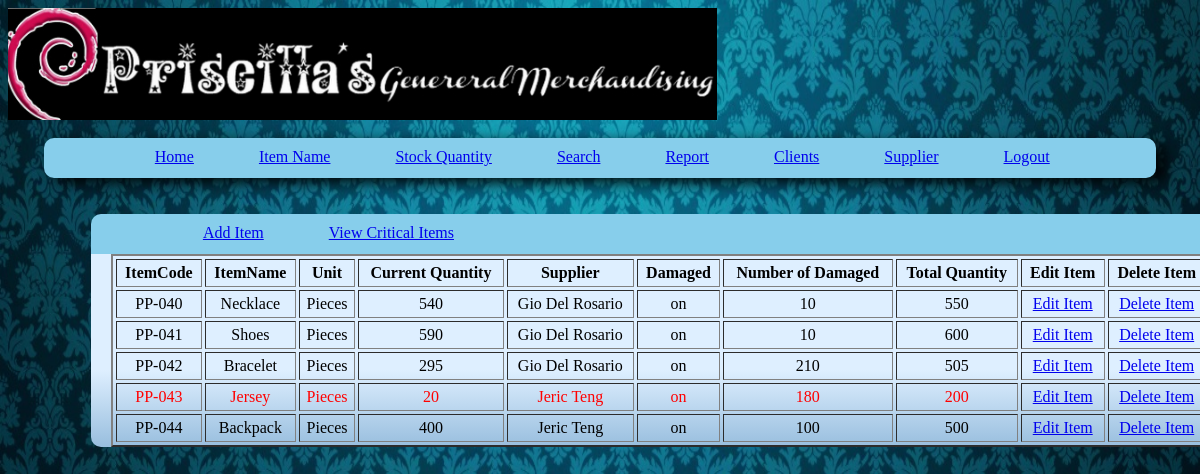
Screenshot of /stockquantity.php (signed in) with the database file from the repository.
### tables this page shows
CREATE TABLE IF NOT EXISTS `items` (
  `itemcode` int(11) NOT NULL AUTO_INCREMENT,
  `itemname` varchar(50) NOT NULL,
  `desc` text NOT NULL,
  `unit` varchar(50) NOT NULL,
  `category` varchar(75) NOT NULL,
  `unitprice` float NOT NULL,
  `sellingprice` float NOT NULL,
  `quantity` int(11) NOT NULL,
  `supplier` varchar(150) NOT NULL,
  `damaged` varchar(30) NOT NULL,
  `numberofdamaged` int(11) NOT NULL,
  `date_recieved` date NOT NULL,
  PRIMARY KEY (`itemcode`)
);

### stockquantity.php (the view, shortened to what this page needs)
<html>
<head>
	<link rel="stylesheet" href="style-admin.css" />
</head>
<body>
	<img src="images/header.jpg"/><br/><Br/>
		<div class="header">
			<div class="tab1">
				<div class="tab2"><a href="admin.php">Home</a></div>
				<div class="tab2"><a href="itemname.php">Item Name</a></div>
				<div class="tab2"><a href="stockquantity.php">Stock Quantity</a></div>
				<div class="tab2"><a href="search.php">Search</a></div>
				<div class="tab2"><a href="report.php">Report</a></div>
				<div class="tab2"><a href="clients.php">Clients</a></div>
				<div class="tab2"><a href="supplier.php">Supplier</a></div>
				<div class="tab2"><a href="logout.php">Logout</a></div>
			</div>
		</div>
		<div id="container">
			<div id="upper-tab">
				<div id="crud-item">
					<div class="tab-cont"><a href="additem.php">Add Item</a></div>
					<?php
					$crit_tab = false;
					$query = mysql_query("Select * from `items`");
					while($row = mysql_fetch_assoc($query)){
						$temp = $row['numberofdamaged'];
						$temp2 = $row['quantity'];
						$crit = $temp2 * .20;
						$ans = $temp2 - $temp;
						if($ans <= $crit){
							$crit_tab = true;
						}
					}
					if($crit_tab){
						Print '<div class="tab-cont"><a href="criticallevel.php">View Critical Items</a></div>';
					}
					?>
					<?php
					$page = (isset($_GET['page'])) ? (int)$_GET['page'] : 1;
					$start = ($page - 1) * 10;
					?>
				</div>
			</div>
			<div id="item-names">
				<table BORDER="2"    WIDTH="100%"   CELLPADDING="4" CELLSPACING="3">
				<TR>
					<TH>ItemCode</TH>
					<TH>ItemName</TH>
					<TH>Unit</TH>
					<TH>Current Quantity</TH>
					<TH>Supplier</TH>
					<TH>Damaged</TH>
					<TH>Number of Damaged</TH>
					<TH>Total Quantity</TH>
					<TH>Edit Item</TH>
					<TH>Delete Item</TH>
				</TR>
				<?php
					$query = mysql_query("Select * from `items` LIMIT $start, 10");
					while($row = mysql_fetch_assoc($query)){
						$temp = $row['numberofdamaged'];
						$temp2 = $row['quantity'];
						$crit = $temp2 * .20;
						$ans = $temp2 - $temp;
						if($ans <= $crit){
							$len = strlen($row['itemcode']);
							Print "<TR>";
							if($len == 1){
								Print '<TD Align = "Center" class="critical">PP-00'.$row['itemcode'].'</TD>';
							}
							else if($len == 2){
								Print '<TD Align = "Center" class="critical">PP-0'.$row['itemcode'].'</TD>';
							}
							else{
								Print '<TD Align = "Center" class="critical">PP-'.$row['itemcode'].'</TD>';
							}
								Print '<TD Align = "Center" class="critical">'.$row['itemname'].'</TD>';
								Print '<TD Align = "Center" class="critical">'.$row['unit'].'</TD>';
								Print '<TD Align = "Center" class="critical">'.$ans.'</TD>';
								Print '<TD Align = "Center" class="critical">'.$row['supplier'].'</TD>';
								Print '<TD Align = "Center" class="critical">'.$row['damaged'].'</TD>';
								Print '<TD Align = "Center" class="critical">'.$row['numberofdamaged'].'</TD>';
								Print '<TD Align = "Center" class="critical">'.$row['quantity'].'</TD>';
								Print '<TD Align = "Center" class="critical"><a href="edititem.php?token=342xdk23a44hd4wrwq04923df32xc94crm0pucr3pmux8r903wu8r4085t740r327y0874r0103mrc08fjw28rcmh0rh0284hr0w3ju4x02j8r023chrm08f238rchmr08f&code='.$row['itemcode'].'&name='.$row['itemname'].'">Edit Item</a></TD>';
								Print '<TD Align = "Center" class="critical"><a href="deleteitem.php?token=342xdk23a44hd4wrwq04923df32xc94crm0pucr3pmux8r903wu8r4085t740r327y0874r0103mrc08fjw28rcmh0rh0284hr0w3ju4x02j8r023chrm08f238rchmr08f&code='.$row['itemcode'].'&name='.$row['itemname'].'">Delete Item</a></TD>';
							Print "</TR>";
						}
						else{
							$len = strlen($row['itemcode']);
							if($len == 1){
								Print '<TD Align = "Center">PP-00'.$row['itemcode'].'</TD>';
							}
							else if($len == 2){
								Print '<TD Align = "Center">PP-0'.$row['itemcode'].'</TD>';
							}
							else{
								Print '<TD Align = "Center">PP-'.$row['itemcode'].'</TD>';
							}
								Print '<TD Align = "Center">'.$row['itemname'].'</TD>';
								Print '<TD Align = "Center">'.$row['unit'].'</TD>';
								Print '<TD Align = "Center">'.$ans.'</TD>';
								Print '<TD Align = "Center">'.$row['supplier'].'</TD>';
								Print '<TD Align = "Center">'.$row['damaged'].'</TD>';
								Print '<TD Align = "Center">'.$row['numberofdamaged'].'</TD>';
								Print '<TD Align = "Center">'.$row['quantity'].'</TD>';
								Print '<TD Align = "Center"><a href="edititem.php?token=342xdk23a44hd4wrwq04923df32xc94crm0pucr3pmux8r903wu8r4085t740r327y0874r0103mrc08fjw28rcmh0rh0284hr0w3ju4x02j8r023chrm08f238rchmr08f&code='.$row['itemcode'].'&name='.$row['itemname'].'">Edit Item</a></TD>';
								Print '<TD Align = "Center"><a href="deleteitem.php?token=342xdk23a44hd4wrwq04923df32xc94crm0pucr3pmux8r903wu8r4085t740r327y0874r0103mrc08fjw28rcmh0rh0284hr0w3ju4x02j8r023chrm08f238rchmr08f&code='.$row['itemcode'].'&name='.$row['itemname'].'">Delete Item</a></TD>';
						}
					}
				?>
				</table>
			</div>
		</div>
</body>
</html>

### style-admin.css (style rules this page uses)
body { background-image: url('images/background.jpg'); background-color: white; background-repeat: no-repeat; background-size: 100% 100%; }
.critical { color: red; }
.header { background-color: skyblue; border-radius: 10px 10px 10px 10px; box-shadow: 10px 5px 15px; height: 40px; margin-left: 3%; margin-right: 3%; }
.tab1 { float: left; margin-left: 10%; margin-top: 10px; display: block; }
.tab2 { float: left; margin-right: 65px; font-family: Verdana Rounded MT Bold; }
#container { background: rgb(222,239,255); background: -moz-linear-gradient(top, rgba(222,239,255,1) 67%, rgba(152,190,222,1) 100%); background: -webkit-gradient(linear, left top, left bottom, color-stop(67%,rgba(222,239,255,1)), color-stop(100%,rgba(152,190,222,1))); background: -webkit-linear-gradient(top, rgba(222,239,255,1) 67%,rgba(152,190,222,1) 100%); background: -o-linear-gradient(top, rgba(222,239,255,1) 67%,rgba(152,190,222,1) 100%); background: -ms-linear-gradient(top, rgba(222,239,255,1) 67%,rgba(152,190,222,1) 100%); background: linear-gradient(to bottom, rgba(222,239,255,1) 67%,rgba(152,190,222,1) 100%); filter: progid:DXImageTransform.Microsoft.gradient( startColorstr='#deefff', endColorstr='#98bede',GradientType=0 ); height: auto; width: 1120px; margin-top: 3%; margin-left: 7%; margin-right: 5%; border-radius: 15px 15px 10px 10px; float: left; font-family: Tahoma; }
#item-names { margin-left: 20px; }
#upper-tab { background-color: skyblue; height: 40px; width: 1120px; border-radius: 10px 10px 0 0; }
#crud-item { float: left; margin-left: 10%; margin-top: 10px; display: block; }
.tab-cont { float: left; margin-right: 65px; font-family: Verdana Rounded MT Bold; }

### rows the page displays
items: itemcode "40", itemname "Necklace", unit "Pieces", ans "540", supplier "Gio Del Rosario", damaged "on", numberofdamaged "10", quantity "550"
items: itemcode "41", itemname "Shoes", unit "Pieces", ans "590", supplier "Gio Del Rosario", damaged "on", numberofdamaged "10", quantity "600"
items: itemcode "42", itemname "Bracelet", unit "Pieces", ans "295", supplier "Gio Del Rosario", damaged "on", numberofdamaged "210", quantity "505"
items: itemcode "43", itemname "Jersey", unit "Pieces", ans "20", supplier "Jeric Teng", damaged "on", numberofdamaged "180", quantity "200"
items: itemcode "44", itemname "Backpack", unit "Pieces", ans "400", supplier "Jeric Teng", damaged "on", numberofdamaged "100", quantity "500"
